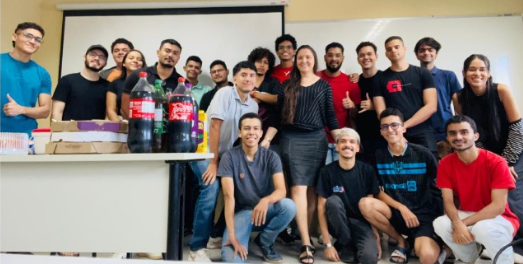
#> input picture kernels/image.png, 523 x 264 px
$ python canny.py
#> lines starting #> are read from the running program, lines starting #| are printed output that depends on the picture
import cv2
import numpy as np
import os

def nada(x):
    # Função de callback necessária para o trackbar
    pass

# 1. Carregar a imagem em escala de cinza
# Substitua 'sua_imagem.png' pelo caminho do seu arquivo
caminho_imagem = f"{os.path.dirname(__file__)}/image.png"
imagem = cv2.imread(caminho_imagem, 0)
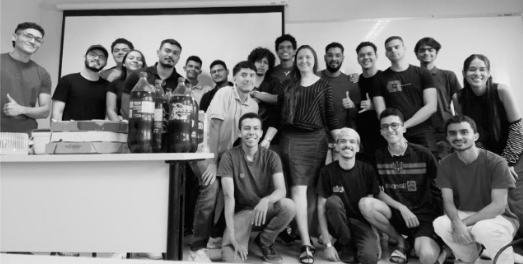
#> imagem: shape (264, 523); min 1, max 242, mean 123.2

if imagem is None:
    print("Erro: Imagem não encontrada! Verifique o nome do arquivo.")
    exit()

# 2. Criar uma janela nomeada
nome_janela = 'Ajuste Fino: Blur + Canny'
cv2.namedWindow(nome_janela)

# 3. Criar as barras deslizantes (Trackbars)
# Trackbar para o Blur (valores ímpares apenas: 1, 3, 5...)
cv2.createTrackbar('Blur (Desfoque)', nome_janela, 1, 15, nada)
# Trackbars para os Limiares do Canny
cv2.createTrackbar('Min Threshold', nome_janela, 50, 500, nada)
cv2.createTrackbar('Max Threshold', nome_janela, 150, 500, nada)

print("Ajuste as barras. O valor do Blur será sempre ímpar. Pressione 'ESC' para sair.")

while True:
    # 4. Ler as posições atuais das barras
    blur_val = cv2.getTrackbarPos('Blur (Desfoque)', nome_janela)
    min_val = cv2.getTrackbarPos('Min Threshold', nome_janela)
    max_val = cv2.getTrackbarPos('Max Threshold', nome_janela)

    # O kernel do GaussianBlur DEVE ser um número ímpar (1, 3, 5, etc.)
    # Se o valor for par, soma 1 para torná-lo ímpar. Se for 0, vira 1.
    kernel_size = blur_val if blur_val % 2 == 1 else blur_val + 1
    if kernel_size < 1: kernel_size = 1 # Garante que seja pelo menos 1

    # 5. Passo Crucial: Aplicar o Desfoque Gaussiano ANTES do Canny
    # Isso remove o ruído e a textura fina
    imagem_borrada = cv2.GaussianBlur(imagem, (kernel_size, kernel_size), 0)

    # 6. Aplicar o Canny na imagem JÁ borrada
    bordas = cv2.Canny(imagem_borrada, min_val, max_val)
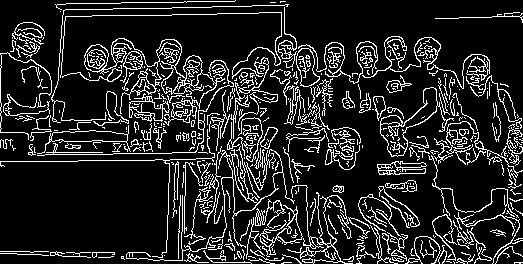
#> bordas: shape (264, 523); 14.5% white in thin lines or dots

    # Opcional: Mostrar o valor real do kernel do blur na imagem
    cv2.putText(bordas, f'Kernel Blur: {kernel_size}x{kernel_size}', (10, 30),
                cv2.FONT_HERSHEY_SIMPLEX, 0.7, (255, 255, 255), 2)
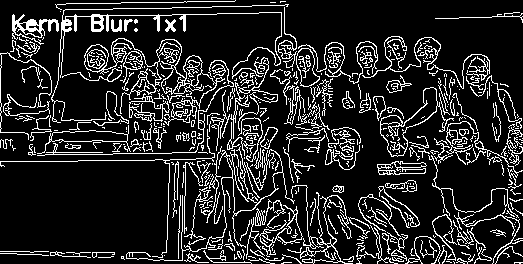
#> bordas: shape (264, 523); 15.2% white in thin lines or dots

    # 7. Mostrar o resultado
    cv2.imshow(nome_janela, bordas)

    # Pressione ESC (código 27) para fechar
    k = cv2.waitKey(1) & 0xFF
#> (key Esc is pressed here)
    if k == 27:
        break

cv2.destroyAllWindows()

$ run again, with kernels/rosto.png copied over kernels/image.png
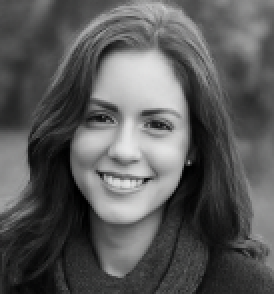
#> input picture kernels/rosto.png, 137 x 147 px (shown 2 times larger)
#> `bordas = cv2.Canny(imagem_borrada, min_val, max_val)`:
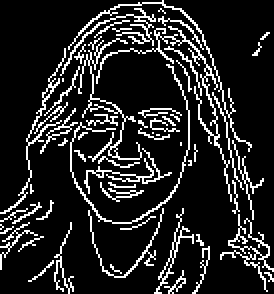
#> bordas: shape (147, 137) (shown 2 times larger); 14.1% white in thin lines or dots
#> `cv2.putText(bordas, f'Kernel Blur: {kernel_size}x{kernel_size}', (10, ..`:
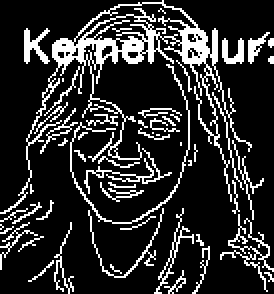
#> bordas: shape (147, 137) (shown 2 times larger); 17.7% white in thin lines or dots
